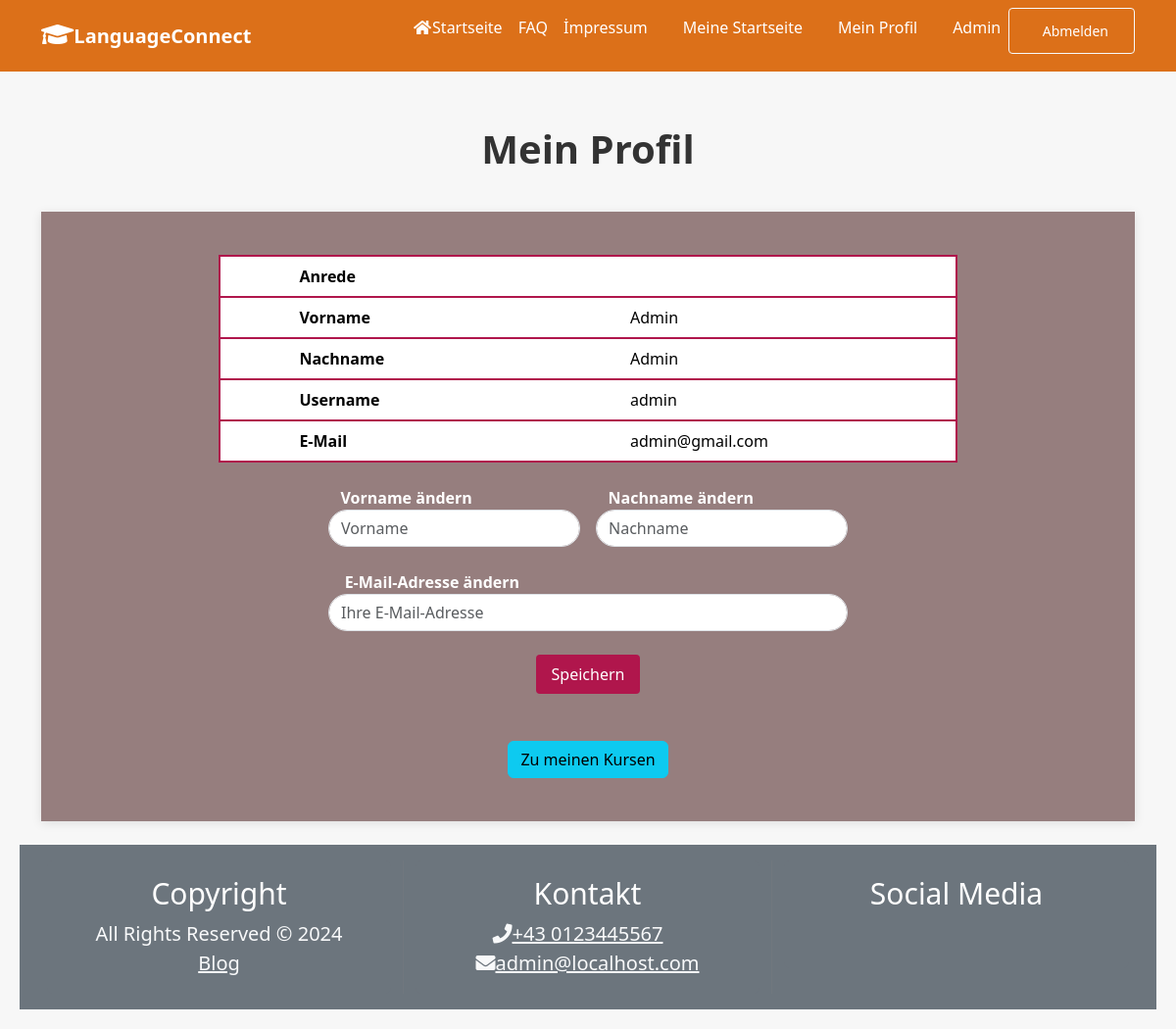
Screenshot of /frontend/tutorprofil.php (signed in) with the database file from the repository.
### tables this page shows
CREATE TABLE `users` (
                         `user_id` int(11) NOT NULL,
                         `anrede` varchar(10) DEFAULT NULL,
                         `firstname` varchar(255) DEFAULT NULL,
                         `lastname` varchar(255) DEFAULT NULL,
                         `email` varchar(255) DEFAULT NULL,
                         `username` varchar(255) NOT NULL,
                         `password` varchar(255) NOT NULL,
                         `role` enum('Admin','Tutor','Student') NOT NULL,
                         `status` tinyint(1) NOT NULL
);

### frontend/tutorprofil.php (the view, shortened to what this page needs)
<!DOCTYPE html>
<html lang="de">
<head>
    <link href="https://cdn.jsdelivr.net/npm/bootstrap@5.3.3/dist/css/bootstrap.min.css" rel="stylesheet">
    <link rel="stylesheet" href="https://cdnjs.cloudflare.com/ajax/libs/font-awesome/5.15.4/css/all.min.css">
    <link rel="stylesheet" href="../css/style.css">
</head>
<header>
    <?php include './navbar.php'; ?>
</header>
<body class="profilbody">
<div class="container mt-5">
    <br><div class="profile-header text-center"><br><h1><b>Mein Profil</b></h1></div><br>
    <div class="profile-container">
        <?php
        $db = getDBConnection();
        $currentuser = $_SESSION['username'];
        $query = "SELECT anrede, firstname, lastname, username, email FROM users WHERE username = '$currentuser'";
        $result = mysqli_query($db, $query);
        if (mysqli_num_rows($result) > 0) {
            echo '<br><table class="table profile-table">';
            while ($row = mysqli_fetch_assoc($result)) {
                echo '<tr><th>Anrede </th><td>' . $row["anrede"] . '</td></tr>';
                echo '<tr><th>Vorname </th><td>' . $row["firstname"] . '</td></tr>';
                echo '<tr><th>Nachname </th><td>' . $row["lastname"] . '</td></tr>';
                echo '<tr><th>Username </th><td>' . $row["username"] . '</td></tr>';
                echo '<tr><th>E-Mail </th><td>' . $row["email"] . '</td></tr>';
            }
            echo '</table>';
        } else {
            echo "<p class='text-center'>Keine Daten gefunden.</p>";
        }
        ?>
        <form id="updateForm" method="POST" action="../backend/actions/update_profile.php" class="mt-4">
            <div class="half-input-container">
                <div class="form-group w-50">
                    <label for="firstname" class="text-center"><b> &nbsp;&nbsp;&nbsp;Vorname ändern</b></label>
                    <input type="text" id="firstname" name="firstname" class="form-control rounded-pill" placeholder="Vorname">
                </div>
                <div class="form-group w-50">
                    <label for="lastname" class="text-center"><b> &nbsp;&nbsp;&nbsp;Nachname ändern</b></label>
                    <input type="text" id="lastname" name="lastname" class="form-control rounded-pill" placeholder="Nachname">
                </div>
            </div>
            <div class="form-group">
                <label for="email" class="text-center"><b>&nbsp;&nbsp;&nbsp; E-Mail-Adresse ändern</b></label>
                <input type="email" id="email" name="email" class="form-control rounded-pill" placeholder="Ihre E-Mail-Adresse" required>
            </div>
            <div class="form-group text-center">
                <input type="submit" value="Speichern" class="save-button">
            </div>
        </form>
        <div class="form-group text-center mt-4">
            <button onclick="window.location.href = 'meine-kurse.php';" class="btn btn-info">Zu meinen Kursen</button>
        </div>
    </div>
</div>
<?php include './footer.php'; ?>
</body>
</html>

### css/style.css (style rules this page uses)
h1, h2 { color: #333; }
.profile-container { width: 100%; padding: 20px; background: #967e7e; box-shadow: 0 2px 10px rgba(0, 0, 0, 0.1); display: flex; flex-direction: column; align-items: center; max-width: 1200px; margin: 0 auto; }
.profilbody { font-family: 'Segoe UI', Tahoma, Geneva, Verdana, sans-serif; background-color: #f7f7f7; margin: 0; padding: 20px; }
.profile-header { font-size: 24px; color: #333; margin-bottom: 20px; }
.form-group { margin-bottom: 15px; }
.half-input-container { display: flex; justify-content: space-between; }
.half-input-container > div { width: 48%; }
.save-button { background-color: #008cba; color: white; padding: 10px 20px; border: none; border-radius: 4px; cursor: pointer; }
.profile-header { font-size: 1.5rem; font-weight: bold; margin-bottom: 1rem; }
.half-input-container { display: flex; gap: 1rem; }
.form-group { margin-bottom: 1rem; }
.save-button { background-color: #b0164c; color: white; border: none; padding: 0.5rem 1rem; cursor: pointer; }
.profile-table { width: 70%; margin: 0 auto; border-collapse: collapse; border: 2px solid #b0164c; }
.profile-table th, .profile-table td { padding: 0.5rem 5rem; vertical-align: middle; text-align: left; border-bottom: 2px solid #b0164c; }
.form-group { margin-bottom: 1.5rem; }
.text-center { text-align: center; color: white; }
.form-group.w-50 { width: 50%; }
.profile-container { display: flex; flex-direction: column; align-items: center; }

### frontend/tutorprofil.php (style rules this page uses)
.profile-header { font-size: 1.5rem; font-weight: bold; margin-bottom: 1rem; }
.half-input-container { display: flex; gap: 1rem; }
.form-group { margin-bottom: 1rem; }
.save-button { background-color: #b0164c; color: white; border: none; padding: 0.5rem 1rem; cursor: pointer; }
.profile-table { width: 70%; margin: 0 auto; border-collapse: collapse; border: 2px solid #b0164c; }
.profile-table th, .profile-table td { padding: 0.5rem 5rem; vertical-align: middle; text-align: left; border-bottom: 2px solid #b0164c; }
.form-group { margin-bottom: 1.5rem; }
.text-center { text-align: center; color: white; }
.form-group.w-50 { width: 50%; }
.profile-container { display: flex; flex-direction: column; align-items: center; }

### rows the page displays
users: firstname "Admin", lastname "Admin", username "admin", email "admin@gmail.com"
